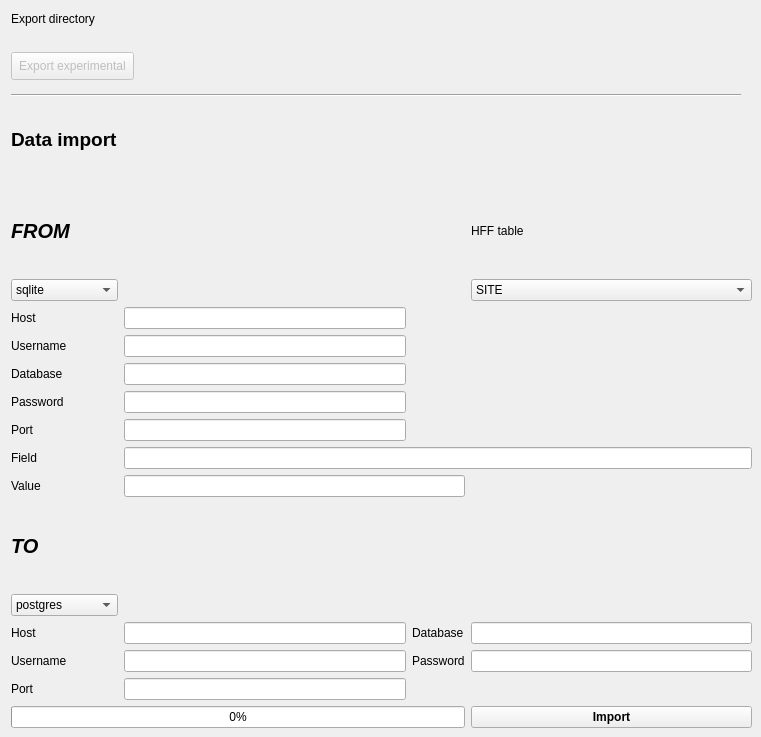
     <widget class="QWidget" name="tab_3">
      <attribute name="title">
       <string>Import data</string>
      </attribute>
      <widget class="QLabel" name="label_11">
       <property name="geometry">
        <rect>
         <x>11</x>
         <y>11</y>
         <width>90</width>
         <height>16</height>
        </rect>
       </property>
       <property name="text">
        <string>Export directory</string>
       </property>
      </widget>
      <widget class="QPushButton" name="pushButton_exp_directories">
       <property name="enabled">
        <bool>false</bool>
       </property>
       <property name="geometry">
        <rect>
         <x>11</x>
         <y>52</y>
         <width>123</width>
         <height>28</height>
        </rect>
       </property>
       <property name="text">
        <string>Export experimental</string>
       </property>
      </widget>
      <widget class="Line" name="line">
       <property name="geometry">
        <rect>
         <x>11</x>
         <y>87</y>
         <width>730</width>
         <height>16</height>
        </rect>
       </property>
       <property name="orientation">
        <enum>Qt::Horizontal</enum>
       </property>
      </widget>
      <widget class="QWidget" name="layoutWidget">
       <property name="geometry">
        <rect>
         <x>11</x>
         <y>97</y>
         <width>741</width>
         <height>631</height>
        </rect>
       </property>
       <layout class="QGridLayout" name="gridLayout_16">
        <item row="0" column="0">
         <widget class="QLabel" name="label_59">
          <property name="font">
           <font>
            <pointsize>14</pointsize>
            <weight>75</weight>
            <bold>true</bold>
           </font>
          </property>
          <property name="text">
           <string>Data import</string>
          </property>
         </widget>
        </item>
        <item row="1" column="0">
         <widget class="QLabel" name="label_60">
          <property name="font">
           <font>
            <pointsize>15</pointsize>
            <weight>75</weight>
            <italic>true</italic>
            <bold>true</bold>
           </font>
          </property>
          <property name="text">
           <string>FROM</string>
          </property>
         </widget>
        </item>
        <item row="2" column="0">
         <widget class="QComboBox" name="comboBox_server_rd">
          <item>
           <property name="text">
            <string>sqlite</string>
           </property>
          </item>
          <item>
           <property name="text">
            <string>postgres</string>
           </property>
          </item>
         </widget>
        </item>
        <item row="8" column="0">
         <widget class="QLabel" name="label_62">
          <property name="text">
           <string>Field </string>
          </property>
         </widget>
        </item>
        <item row="9" column="3">
         <widget class="QLabel" name="label_22">
          <property name="text">
           <string/>
          </property>
         </widget>
        </item>
        <item row="10" column="0">
         <widget class="QLabel" name="label_61">
          <property name="font">
           <font>
            <pointsize>15</pointsize>
            <weight>75</weight>
            <italic>true</italic>
            <bold>true</bold>
           </font>
          </property>
          <property name="text">
           <string>TO</string>
          </property>
         </widget>
        </item>
        <item row="11" column="0">
         <widget class="QComboBox" name="comboBox_server_wt">
          <property name="minimumSize">
           <size>
            <width>20</width>
            <height>0</height>
           </size>
          </property>
          <item>
           <property name="text">
            <string>postgres</string>
           </property>
          </item>
          <item>
           <property name="text">
            <string>sqlite</string>
           </property>
          </item>
         </widget>
        </item>
        <item row="14" column="1">
         <widget class="QLineEdit" name="lineEdit_port_wt"/>
        </item>
        <item row="16" column="3">
         <widget class="QPushButton" name="pushButton_import">
          <property name="font">
           <font>
            <pointsize>9</pointsize>
            <weight>75</weight>
            <bold>true</bold>
           </font>
          </property>
          <property name="text">
           <string>Import</string>
          </property>
         </widget>
        </item>
        <item row="16" column="0" colspan="3">
         <widget class="QProgressBar" name="progress_bar">
          <property name="value">
           <number>0</number>
          </property>
         </widget>
        </item>
        <item row="12" column="1">
         <widget class="QLineEdit" name="lineEdit_host_wt"/>
        </item>
        <item row="12" column="0">
         <widget class="QLabel" name="label_27">
          <property name="text">
           <string>Host</string>
          </property>
         </widget>
        </item>
        <item row="13" column="0">
         <widget class="QLabel" name="label_28">
          <property name="text">
           <string>Username</string>
          </property>
         </widget>
        </item>
        <item row="13" column="1">
         <widget class="QLineEdit" name="lineEdit_username_wt"/>
        </item>
        <item row="13" column="2">
         <widget class="QLabel" name="label_29">
          <property name="text">
           <string>Password</string>
          </property>
         </widget>
        </item>
        <item row="13" column="3">
         <widget class="QLineEdit" name="lineEdit_pass_wt"/>
        </item>
        <item row="12" column="3">
         <widget class="QLineEdit" name="lineEdit_database_wt">
          <property name="text">
           <string/>
          </property>
         </widget>
        </item>
        <item row="12" column="2">
         <widget class="QLabel" name="label_24">
          <property name="text">
           <string>Database</string>
          </property>
         </widget>
        </item>
        <item row="14" column="0">
         <widget class="QLabel" name="label_57">
          <property name="text">
           <string>Port</string>
          </property>
         </widget>
        </item>
        <item row="3" column="1">
         <widget class="QLineEdit" name="lineEdit_host_rd">
          <property name="text">
           <string/>
          </property>
         </widget>
        </item>
        <item row="3" column="0">
         <widget class="QLabel" name="label_17">
          <property name="text">
           <string>Host</string>
          </property>
         </widget>
        </item>
        <item row="4" column="0">
         <widget class="QLabel" name="label_18">
          <property name="text">
           <string>Username</string>
          </property>
         </widget>
        </item>
        <item row="4" column="1">
         <widget class="QLineEdit" name="lineEdit_username_rd">
          <property name="text">
           <string/>
          </property>
         </widget>
        </item>
        <item row="5" column="1">
         <widget class="QLineEdit" name="lineEdit_database_rd">
          <property name="text">
           <string/>
          </property>
         </widget>
        </item>
        <item row="5" column="0">
         <widget class="QLabel" name="label_20">
          <property name="text">
           <string>Database</string>
          </property>
         </widget>
        </item>
        <item row="9" column="0">
         <widget class="QLabel" name="label_23">
          <property name="text">
           <string>Value</string>
          </property>
         </widget>
        </item>
        <item row="7" column="0">
         <widget class="QLabel" name="label_25">
          <property name="text">
           <string>Port</string>
          </property>
         </widget>
        </item>
        <item row="7" column="1">
         <widget class="QLineEdit" name="lineEdit_port_rd">
          <property name="text">
           <string/>
          </property>
         </widget>
        </item>
        <item row="6" column="0">
         <widget class="QLabel" name="label_19">
          <property name="text">
           <string>Password</string>
          </property>
         </widget>
        </item>
        <item row="6" column="1">
         <widget class="QLineEdit" name="lineEdit_pass_rd">
          <property name="text">
           <string/>
          </property>
         </widget>
        </item>
        <item row="9" column="1" colspan="2">
         <widget class="QLineEdit" name="lineEdit_value_rd"/>
        </item>
        <item row="2" column="3">
         <widget class="QComboBox" name="comboBox_mapper_read">
          <item>
           <property name="text">
            <string>SITE</string>
           </property>
          </item>
          <item>
           <property name="text">
            <string>ART</string>
           </property>
          </item>
          <item>
           <property name="text">
            <string>ANC</string>
           </property>
          </item>
          <item>
           <property name="text">
            <string>POTTERY</string>
           </property>
          </item>
          <item>
           <property name="text">
            <string>UW</string>
           </property>
          </item>
          <item>
           <property name="text">
            <string>MEDIA</string>
           </property>
          </item>
          <item>
           <property name="text">
            <string>MEDIA_THUMB</string>
           </property>
          </item>
          <item>
           <property name="text">
            <string>MEDIATOENTITY</string>
           </property>
          </item>
         </widget>
        </item>
        <item row="1" column="3">
         <widget class="QLabel" name="label_21">
          <property name="text">
           <string>HFF table</string>
          </property>
         </widget>
        </item>
        <item row="8" column="1" colspan="3">
         <widget class="QLineEdit" name="lineEdit_field_rd"/>
        </item>
       </layout>
      </widget>
     </widget>
